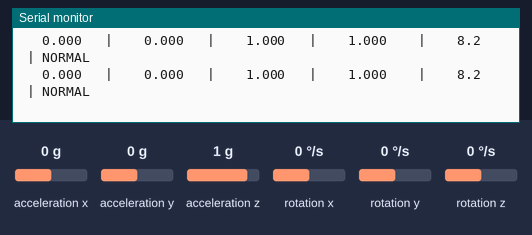
Simulated run of this sketch. Board: ESP32. On the bench: the last lines printed to the serial monitor. Wiring (inferred from the names in the program): MPU-9250 motion sensor at I2C address 0x68. The test bench sets the inputs (shaded band); at power-on: acceleration x 0 g, acceleration y 0 g, acceleration z 1 g, rotation x 0 °/s, rotation y 0 °/s, rotation z 0 °/s.

Above: at 2.5 s.
2.6 s: acceleration x set to -1.4 g
At 2.94 s:
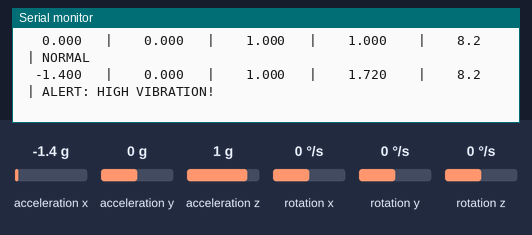
4.6 s: acceleration y set to -1.4 g
At 4.77 s:
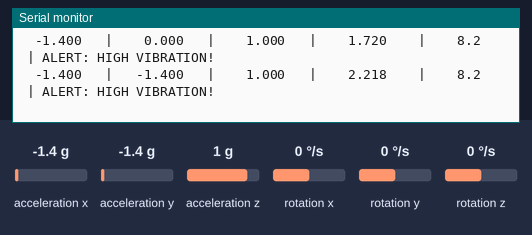
6.5 s: acceleration z set to -1.4 g
At 6.8 s:
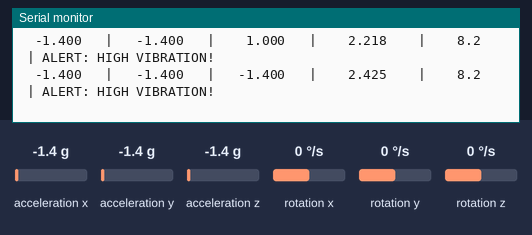
8.5 s: acceleration x set to 0 g
At 8.84 s:
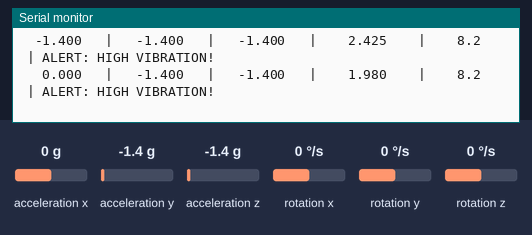
10.5 s: acceleration y set to 0 g
At 10.67 s:
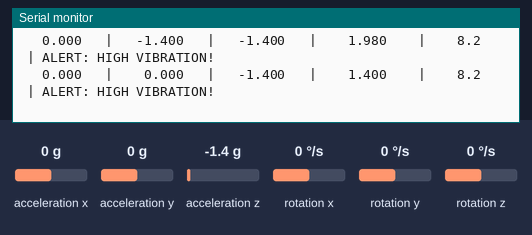
12.4 s: acceleration z set to -0.8 g
At 12.71 s:
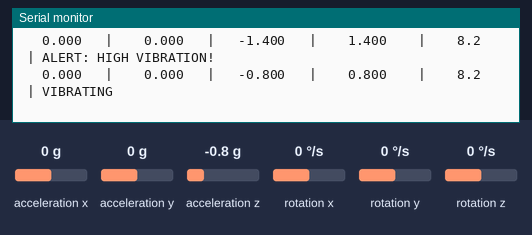

Measured:
- after the input at 2.6 s, the serial monitor: prints a new line after 0.18 s (image 1)
- after the input at 4.6 s, the serial monitor: prints a new line at once (image 2)
- after the input at 6.5 s, the serial monitor: prints a new line after 0.15 s (image 3)
- after the input at 8.5 s, the serial monitor: prints a new line after 0.18 s (image 4)
- after the input at 10.5 s, the serial monitor: prints a new line at once (image 5)
- after the input at 12.4 s, the serial monitor: prints a new line after 0.15 s (image 6)

The sketch:

test_mpu6500.ino
```cpp
/*
  ==============================================================================
  Predict X — MPU-6500 Standalone Hardware Test Sketch for ESP32
  ==============================================================================
  No external libraries needed! Uses built-in Wire.h (I2C).

  Wiring Connection:
    MPU-6500 VCC   ---> ESP32 3V3 (or 5V if module has onboard 3.3V regulator)
    MPU-6500 GND   ---> ESP32 GND
    MPU-6500 SDA   ---> ESP32 GPIO 21
    MPU-6500 SCL   ---> ESP32 GPIO 22
    MPU-6500 AD0   ---> GND (Sets I2C address to 0x68. If AD0=3V3, address is 0x69)

  Baud Rate: 115200
  ==============================================================================
*/

#include <Wire.h>
#include <math.h>

#define I2C_SDA_PIN     21
#define I2C_SCL_PIN     22
#define MPU6500_ADDR    0x68 // Default I2C address (AD0 to GND)

// MPU-6500 Registers
#define REG_CONFIG       0x1A
#define REG_GYRO_CONFIG  0x1B
#define REG_ACCEL_CONFIG 0x1C
#define REG_ACCEL_XOUT_H 0x3B
#define REG_TEMP_OUT_H   0x41
#define REG_GYRO_XOUT_H  0x43
#define REG_PWR_MGMT_1   0x6B
#define REG_PWR_MGMT_2   0x6C
#define REG_WHO_AM_I     0x75

// Set to true to view live scrolling graphs in Tools -> Serial Plotter
// Set to false for clean formatted tabular text in Tools -> Serial Monitor
const bool PLOTTER_MODE = false;

bool sensorFound = false;

// Scan I2C bus to check if MPU-6500 is responding
bool scanI2C() {
  Serial.println("\n[I2C Scanner] Scanning bus on SDA=21, SCL=22...");
  byte count = 0;
  for (byte address = 1; address < 127; address++) {
    Wire.beginTransmission(address);
    byte error = Wire.endTransmission();
    if (error == 0) {
      Serial.printf("[I2C Scanner] Device found at address 0x%02X", address);
      if (address == 0x68) {
        Serial.println("  <-- MPU-6500 detected (AD0=GND)!");
        sensorFound = true;
      } else if (address == 0x69) {
        Serial.println("  <-- MPU-6500 detected (AD0=VCC)!");
        sensorFound = true;
      } else {
        Serial.println();
      }
      count++;
    }
  }
  if (count == 0) {
    Serial.println("[I2C Scanner] ERROR: No I2C devices found! Check wiring: SDA=21, SCL=22, VCC, GND.");
    return false;
  }
  return sensorFound;
}

// Initialize MPU-6500 motion sensor
bool initMPU6500() {
  // Read WHO_AM_I register (MPU-6500 returns 0x70, 0x71, or 0x73)
  Wire.beginTransmission(MPU6500_ADDR);
  Wire.write(REG_WHO_AM_I);
  Wire.endTransmission(false);
  Wire.requestFrom(MPU6500_ADDR, 1, true);

  byte whoAmI = 0x00;
  if (Wire.available()) {
    whoAmI = Wire.read();
    Serial.printf("[MPU-6500] WHO_AM_I register: 0x%02X", whoAmI);
    if (whoAmI == 0x70 || whoAmI == 0x71 || whoAmI == 0x73) {
      Serial.println(" (Verified MPU-6500 Silicon)");
    } else if (whoAmI == 0x68) {
      Serial.println(" (MPU-6050/6500 compatible)");
    } else {
      Serial.println(" (Unknown identity, proceeding...)");
    }
  }

  // Soft reset
  Wire.beginTransmission(MPU6500_ADDR);
  Wire.write(REG_PWR_MGMT_1);
  Wire.write(0x80); // H_RESET
  Wire.endTransmission(true);
  delay(100);

  // Wake up and select Auto-PLL clock
  Wire.beginTransmission(MPU6500_ADDR);
  Wire.write(REG_PWR_MGMT_1);
  Wire.write(0x01); // Clock source: PLL with gyro
  byte err = Wire.endTransmission(true);

  if (err != 0) {
    Serial.printf("[MPU-6500] ERROR: Wake-up failed with error code %d\n", err);
    return false;
  }

  // Enable all axes
  Wire.beginTransmission(MPU6500_ADDR);
  Wire.write(REG_PWR_MGMT_2);
  Wire.write(0x00);
  Wire.endTransmission(true);

  // Configure Digital Low-Pass Filter (~42Hz bandwidth)
  Wire.beginTransmission(MPU6500_ADDR);
  Wire.write(REG_CONFIG);
  Wire.write(0x03);
  Wire.endTransmission(true);

  // Configure Accelerometer full-scale range to +/- 2g (16384 LSB/g)
  Wire.beginTransmission(MPU6500_ADDR);
  Wire.write(REG_ACCEL_CONFIG);
  Wire.write(0x00); // +/- 2g
  Wire.endTransmission(true);

  // Configure Gyroscope range to +/- 250 deg/s (131 LSB/deg/s)
  Wire.beginTransmission(MPU6500_ADDR);
  Wire.write(REG_GYRO_CONFIG);
  Wire.write(0x00);
  Wire.endTransmission(true);

  Serial.println("[MPU-6500] Sensor configured in high-precision +/-2g vibration mode!");
  return true;
}

void setup() {
  Serial.begin(115200);
  delay(1200);

  if (!PLOTTER_MODE) {
    Serial.println("\n=======================================================");
    Serial.println("  Predict X — ESP32 + MPU-6500 Hardware Verification  ");
    Serial.println("=======================================================");
  }

  Wire.begin(I2C_SDA_PIN, I2C_SCL_PIN);
  Wire.setClock(400000); // 400 kHz fast I2C mode

  if (scanI2C()) {
    if (initMPU6500()) {
      if (!PLOTTER_MODE) {
        Serial.println("\n>>> MPU-6500 ONLINE! Starting live motor vibration readouts... <<<\n");
        Serial.println("Accel_X(g) | Accel_Y(g) | Accel_Z(g) | Total_Vib(g) | Temp(°C) | Status");
        Serial.println("-------------------------------------------------------------------------");
      }
    }
  }
}

void loop() {
  if (!sensorFound) {
    scanI2C();
    if (sensorFound) initMPU6500();
    delay(2000);
    return;
  }

  // Request 14 bytes: 6 Accel + 2 Temp + 6 Gyro
  Wire.beginTransmission(MPU6500_ADDR);
  Wire.write(REG_ACCEL_XOUT_H);
  Wire.endTransmission(false);
  Wire.requestFrom(MPU6500_ADDR, 14, true);

  if (Wire.available() >= 14) {
    int16_t rawAccX = (Wire.read() << 8) | Wire.read();
    int16_t rawAccY = (Wire.read() << 8) | Wire.read();
    int16_t rawAccZ = (Wire.read() << 8) | Wire.read();
    int16_t rawTemp = (Wire.read() << 8) | Wire.read();
    int16_t rawGyrX = (Wire.read() << 8) | Wire.read();
    int16_t rawGyrY = (Wire.read() << 8) | Wire.read();
    int16_t rawGyrZ = (Wire.read() << 8) | Wire.read();

    // Accelerometer +/- 2g: 16384 LSB/g
    float ax = (float)rawAccX / 16384.0;
    float ay = (float)rawAccY / 16384.0;
    float az = (float)rawAccZ / 16384.0;

    // Total Acceleration Vector: sqrt(ax^2 + ay^2 + az^2)
    float totalG = sqrt(ax * ax + ay * ay + az * az);

    // MPU-6500 on-die temperature: ((rawTemp) / 333.87) + 21.0
    float tempC = ((float)rawTemp / 333.87) + 21.0;

    if (PLOTTER_MODE) {
      Serial.print("Accel_X:"); Serial.print(ax, 3); Serial.print(" ");
      Serial.print("Accel_Y:"); Serial.print(ay, 3); Serial.print(" ");
      Serial.print("Accel_Z:"); Serial.print(az, 3); Serial.print(" ");
      Serial.print("Total_Vib:"); Serial.println(totalG, 3);
    } else {
      String status = "NORMAL";
      if (fabs(totalG - 1.0) > 0.35) {
        status = "ALERT: HIGH VIBRATION!";
      } else if (fabs(totalG - 1.0) > 0.15) {
        status = "VIBRATING";
      }

      Serial.printf("  %6.3f   |   %6.3f   |   %6.3f   |    %5.3f    |   %4.1f   | %s\n",
                    ax, ay, az, totalG, tempC, status.c_str());
    }
  }

  delay(200); // 5 Hz
}
```
